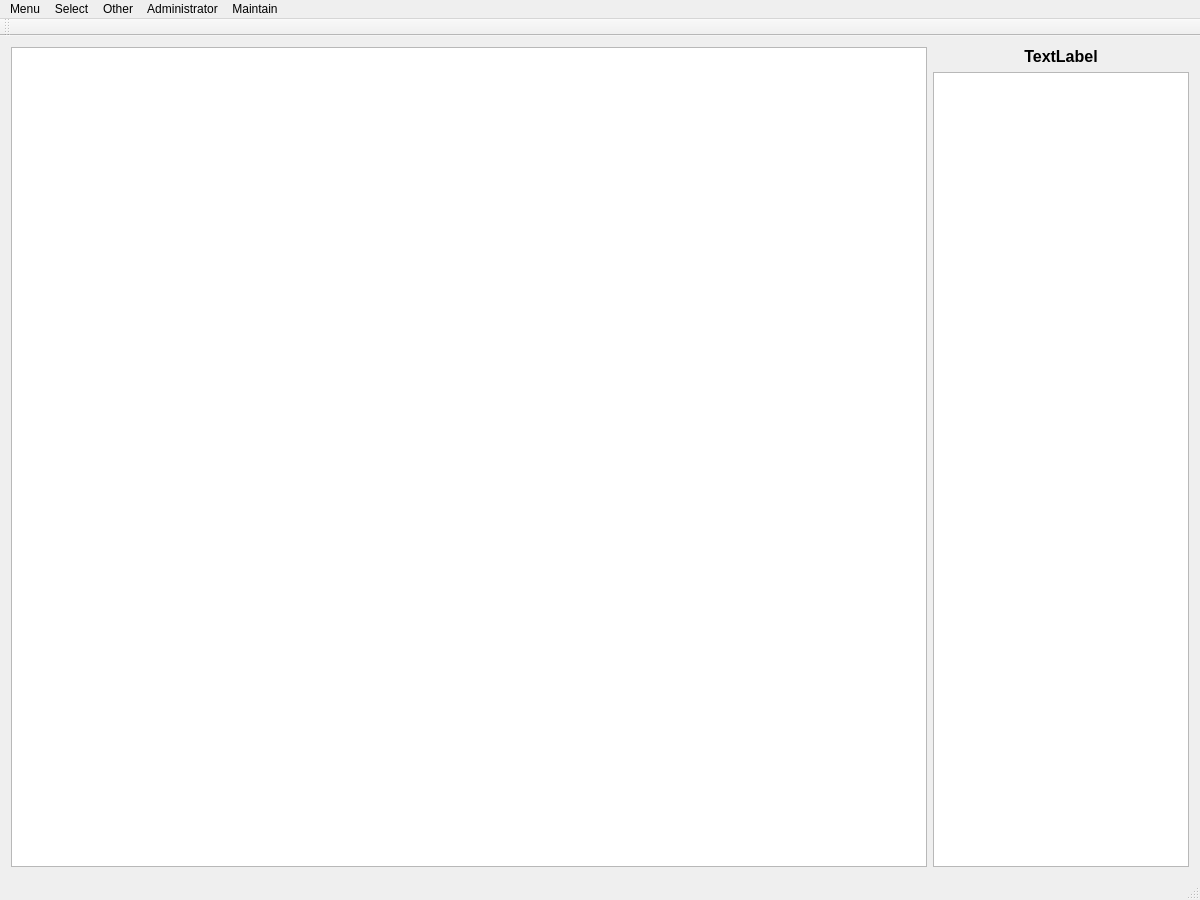
<?xml version="1.0" encoding="UTF-8"?>
<ui version="4.0">
 <class>MainWindow</class>
 <widget class="QMainWindow" name="MainWindow">
  <property name="geometry">
   <rect>
    <x>0</x>
    <y>0</y>
    <width>1200</width>
    <height>900</height>
   </rect>
  </property>
  <property name="windowTitle">
   <string>MainWindow</string>
  </property>
  <widget class="QWidget" name="centralWidget">
   <layout class="QGridLayout" name="gridLayout">
    <item row="1" column="1">
     <widget class="QTextEdit" name="textEdit">
      <property name="sizePolicy">
       <sizepolicy hsizetype="Fixed" vsizetype="Expanding">
        <horstretch>0</horstretch>
        <verstretch>0</verstretch>
       </sizepolicy>
      </property>
      <property name="font">
       <font>
        <pointsize>10</pointsize>
        <weight>75</weight>
        <bold>true</bold>
       </font>
      </property>
     </widget>
    </item>
    <item row="0" column="1">
     <widget class="QLabel" name="label">
      <property name="font">
       <font>
        <pointsize>12</pointsize>
        <weight>75</weight>
        <bold>true</bold>
       </font>
      </property>
      <property name="text">
       <string>TextLabel</string>
      </property>
      <property name="alignment">
       <set>Qt::AlignCenter</set>
      </property>
     </widget>
    </item>
    <item row="0" column="0" rowspan="2">
     <widget class="QTableView" name="tableView">
      <property name="sizePolicy">
       <sizepolicy hsizetype="Expanding" vsizetype="Expanding">
        <horstretch>0</horstretch>
        <verstretch>0</verstretch>
       </sizepolicy>
      </property>
      <property name="font">
       <font>
        <pointsize>12</pointsize>
        <weight>75</weight>
        <bold>true</bold>
       </font>
      </property>
     </widget>
    </item>
   </layout>
  </widget>
  <widget class="QMenuBar" name="menuBar">
   <property name="geometry">
    <rect>
     <x>0</x>
     <y>0</y>
     <width>1200</width>
     <height>17</height>
    </rect>
   </property>
   <widget class="QMenu" name="menuMenu">
    <property name="title">
     <string>Menu</string>
    </property>
    <addaction name="actionAbout"/>
    <addaction name="actionExit"/>
   </widget>
   <widget class="QMenu" name="menuSelect">
    <property name="title">
     <string>Select</string>
    </property>
    <widget class="QMenu" name="menuAR">
     <property name="title">
      <string>AR</string>
     </property>
     <addaction name="actionAR_All"/>
     <addaction name="actionAR_Attack"/>
     <addaction name="actionAR_Hit"/>
     <addaction name="actionAR_Speed"/>
     <addaction name="actionAR_Avoid"/>
     <addaction name="actionAR_Life"/>
    </widget>
    <widget class="QMenu" name="menuRF">
     <property name="title">
      <string>RF</string>
     </property>
     <addaction name="actionRF_All"/>
     <addaction name="actionRF_Attack"/>
     <addaction name="actionRF_Hit"/>
     <addaction name="actionRF_Speed"/>
     <addaction name="actionRF_Avoid"/>
     <addaction name="actionRF_Life"/>
    </widget>
    <widget class="QMenu" name="menuHG">
     <property name="title">
      <string>HG</string>
     </property>
     <addaction name="actionHG_All"/>
     <addaction name="actionHG_Attack"/>
     <addaction name="actionHG_Hit"/>
     <addaction name="actionHG_Speed"/>
     <addaction name="actionHG_Avoid"/>
     <addaction name="actionHG_Life"/>
    </widget>
    <widget class="QMenu" name="menuSG">
     <property name="title">
      <string>SG</string>
     </property>
     <addaction name="actionSG_All"/>
     <addaction name="actionSG_Attack"/>
     <addaction name="actionSG_Hit"/>
     <addaction name="actionSG_Speed"/>
     <addaction name="actionSG_Avoid"/>
     <addaction name="actionSG_Life"/>
     <addaction name="actionSG_Armor"/>
    </widget>
    <widget class="QMenu" name="menuMG">
     <property name="title">
      <string>MG</string>
     </property>
     <addaction name="actionMG_All"/>
     <addaction name="actionMG_Attack"/>
     <addaction name="actionMG_Hit"/>
     <addaction name="actionMG_Speed"/>
     <addaction name="actionMG_Avoid"/>
     <addaction name="actionMG_Life"/>
    </widget>
    <widget class="QMenu" name="menuSMG">
     <property name="title">
      <string>SMG</string>
     </property>
     <addaction name="actionSMG_All"/>
     <addaction name="actionSMG_Attack"/>
     <addaction name="actionSMG_Hit"/>
     <addaction name="actionSMG_Speed"/>
     <addaction name="actionSMG_Avoid"/>
     <addaction name="actionSMG_Life"/>
    </widget>
    <addaction name="menuAR"/>
    <addaction name="menuRF"/>
    <addaction name="menuHG"/>
    <addaction name="menuSG"/>
    <addaction name="menuMG"/>
    <addaction name="menuSMG"/>
    <addaction name="actionStatus"/>
   </widget>
   <widget class="QMenu" name="menuAdministrator">
    <property name="title">
     <string>Administrator</string>
    </property>
    <addaction name="actionlogin"/>
    <addaction name="actionNew"/>
    <addaction name="actionUpdate"/>
    <addaction name="actionDelete"/>
    <addaction name="actionSelect"/>
    <addaction name="actionlogout"/>
   </widget>
   <widget class="QMenu" name="menuMaintain">
    <property name="title">
     <string>Maintain</string>
    </property>
    <addaction name="actionDB_command"/>
   </widget>
   <widget class="QMenu" name="menuOther">
    <property name="title">
     <string>Other</string>
    </property>
    <addaction name="actionGoblin"/>
    <addaction name="actionEquip"/>
    <addaction name="actionArray"/>
    <addaction name="actionSkill"/>
   </widget>
   <addaction name="menuMenu"/>
   <addaction name="menuSelect"/>
   <addaction name="menuOther"/>
   <addaction name="menuAdministrator"/>
   <addaction name="menuMaintain"/>
  </widget>
  <widget class="QToolBar" name="mainToolBar">
   <property name="sizePolicy">
    <sizepolicy hsizetype="Preferred" vsizetype="Preferred">
     <horstretch>0</horstretch>
     <verstretch>0</verstretch>
    </sizepolicy>
   </property>
   <property name="windowTitle">
    <string/>
   </property>
   <attribute name="toolBarArea">
    <enum>TopToolBarArea</enum>
   </attribute>
   <attribute name="toolBarBreak">
    <bool>false</bool>
   </attribute>
  </widget>
  <widget class="QStatusBar" name="statusBar"/>
  <action name="actionNew">
   <property name="text">
    <string>New</string>
   </property>
  </action>
  <action name="actionExit">
   <property name="text">
    <string>Exit</string>
   </property>
  </action>
  <action name="actionUpdate">
   <property name="text">
    <string>Update</string>
   </property>
  </action>
  <action name="actionAR_Attack">
   <property name="text">
    <string>AR_Attack</string>
   </property>
  </action>
  <action name="actionAR_Hit">
   <property name="text">
    <string>AR_Hit</string>
   </property>
  </action>
  <action name="actionAR_Speed">
   <property name="text">
    <string>AR_Speed</string>
   </property>
  </action>
  <action name="actionAR_Avoid">
   <property name="text">
    <string>AR_Avoid</string>
   </property>
  </action>
  <action name="actionAR_Life">
   <property name="text">
    <string>AR_Life</string>
   </property>
  </action>
  <action name="actionRF_Attack">
   <property name="text">
    <string>RF_Attack</string>
   </property>
  </action>
  <action name="actionRF_Hit">
   <property name="text">
    <string>RF_Hit</string>
   </property>
  </action>
  <action name="actionRF_Avoid">
   <property name="text">
    <string>RF_Avoid</string>
   </property>
  </action>
  <action name="actionRF_Speed">
   <property name="text">
    <string>RF_Speed</string>
   </property>
  </action>
  <action name="actionRF_Life">
   <property name="text">
    <string>RF_Life</string>
   </property>
  </action>
  <action name="actionHG_Attack">
   <property name="text">
    <string>HG_Attack</string>
   </property>
  </action>
  <action name="actionHG_Hit">
   <property name="text">
    <string>HG_Hit</string>
   </property>
  </action>
  <action name="actionHG_Speed">
   <property name="text">
    <string>HG_Speed</string>
   </property>
  </action>
  <action name="actionHG_Avoid">
   <property name="text">
    <string>HG_Avoid</string>
   </property>
  </action>
  <action name="actionHG_Life">
   <property name="text">
    <string>HG_Life</string>
   </property>
  </action>
  <action name="actionSG_Attack">
   <property name="text">
    <string>SG_Attack</string>
   </property>
  </action>
  <action name="actionSG_Hit">
   <property name="text">
    <string>SG_Hit</string>
   </property>
  </action>
  <action name="actionSG_Speed">
   <property name="text">
    <string>SG_Speed</string>
   </property>
  </action>
  <action name="actionSG_Avoid">
   <property name="text">
    <string>SG_Avoid</string>
   </property>
  </action>
  <action name="actionSG_Life">
   <property name="text">
    <string>SG_Life</string>
   </property>
  </action>
  <action name="actionMG_Attack">
   <property name="text">
    <string>MG_Attack</string>
   </property>
  </action>
  <action name="actionMG_Hit">
   <property name="text">
    <string>MG_Hit</string>
   </property>
  </action>
  <action name="actionMG_Speed">
   <property name="text">
    <string>MG_Speed</string>
   </property>
  </action>
  <action name="actionMG_Avoid">
   <property name="text">
    <string>MG_Avoid</string>
   </property>
  </action>
  <action name="actionMG_Life">
   <property name="text">
    <string>MG_Life</string>
   </property>
  </action>
  <action name="actionSMG_Attack">
   <property name="text">
    <string>SMG_Attack</string>
   </property>
  </action>
  <action name="actionSMG_Hit">
   <property name="text">
    <string>SMG_Hit</string>
   </property>
  </action>
  <action name="actionSMG_Speed">
   <property name="text">
    <string>SMG_Speed</string>
   </property>
  </action>
  <action name="actionSMG_Avoid">
   <property name="text">
    <string>SMG_Avoid</string>
   </property>
  </action>
  <action name="actionSMG_Life">
   <property name="text">
    <string>SMG_Life</string>
   </property>
  </action>
  <action name="actionDelete">
   <property name="text">
    <string>Delete</string>
   </property>
  </action>
  <action name="actionDB_command">
   <property name="text">
    <string>DB_command</string>
   </property>
  </action>
  <action name="actionSG_Armor">
   <property name="text">
    <string>SG_Armor</string>
   </property>
  </action>
  <action name="actionAR_All">
   <property name="text">
    <string>AR_All</string>
   </property>
  </action>
  <action name="actionRF_All">
   <property name="text">
    <string>RF_All</string>
   </property>
  </action>
  <action name="actionHG_All">
   <property name="text">
    <string>HG_All</string>
   </property>
  </action>
  <action name="actionSG_All">
   <property name="text">
    <string>SG_All</string>
   </property>
  </action>
  <action name="actionMG_All">
   <property name="text">
    <string>MG_All</string>
   </property>
  </action>
  <action name="actionSMG_All">
   <property name="text">
    <string>SMG_All</string>
   </property>
  </action>
  <action name="actionlogin">
   <property name="text">
    <string>login</string>
   </property>
  </action>
  <action name="actionlogout">
   <property name="text">
    <string>logout</string>
   </property>
  </action>
  <action name="actionStatus">
   <property name="text">
    <string>Status</string>
   </property>
  </action>
  <action name="actionGoblin">
   <property name="text">
    <string>Goblin</string>
   </property>
  </action>
  <action name="actionEquip">
   <property name="text">
    <string>Equip</string>
   </property>
  </action>
  <action name="actionArray">
   <property name="text">
    <string>Array</string>
   </property>
  </action>
  <action name="actionSkill">
   <property name="text">
    <string>Skill</string>
   </property>
  </action>
  <action name="actionAbout">
   <property name="text">
    <string>About</string>
   </property>
  </action>
  <action name="actionSelect">
   <property name="text">
    <string>Select</string>
   </property>
  </action>
 </widget>
 <layoutdefault spacing="6" margin="11"/>
 <resources/>
 <connections/>
</ui>
